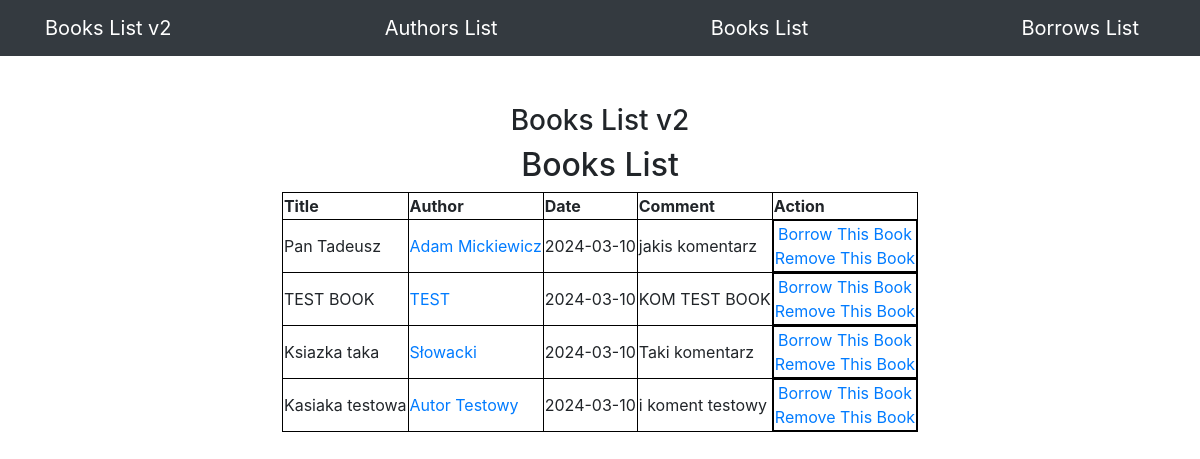
/books/, run on an earlier commit of the app's database.
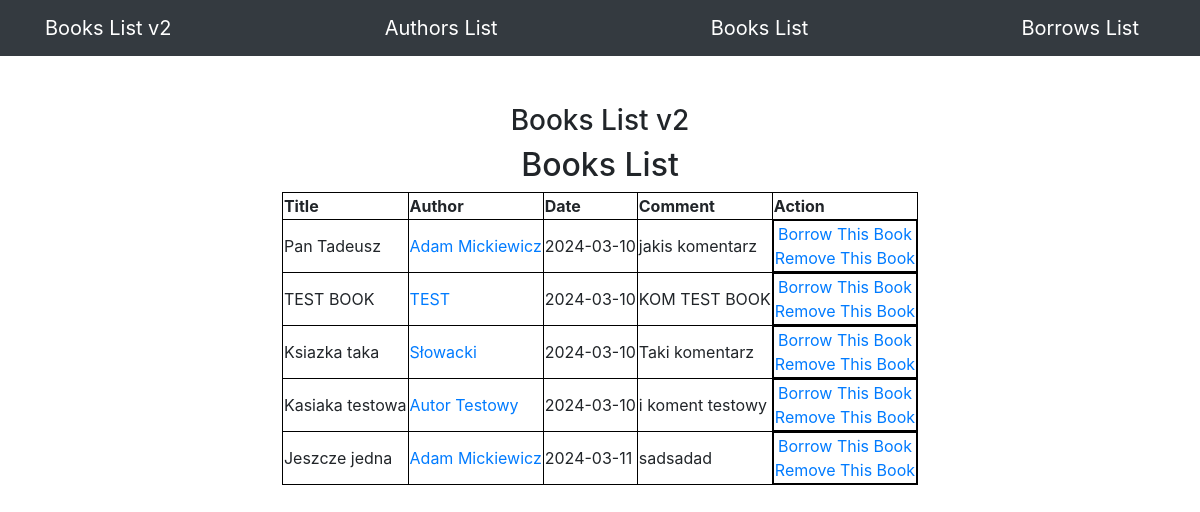
And on a later commit of the database.
### app/models.py (models this page shows, shortened)
class Book(db.Model):
    id = db.Column(db.Integer, primary_key=True)
    title = db.Column(db.String(100), index=True)
    date = db.Column(db.String(100), index=True, default=datetime.today().strftime('%Y-%m-%d'))
    comment = db.Column(db.String(100), index=True)
    author_id = db.Column(db.Integer, db.ForeignKey('author.id'))
    borrows = db.relationship("Borrow", back_populates="book")

class Author(db.Model):
    id = db.Column(db.Integer, primary_key=True)
    name = db.Column(db.String(100), index=True, unique=True)
    comment = db.Column(db.String(100), index=True)
    books = db.relationship("Book", backref="author")

### app/routes.py (the view)
@app.route('/books/', methods=["GET"])
def books_view():
    author_name = request.args.get('author')
    if author_name:
        author = Author.query.filter_by(name=author_name).first()
        if author:
            books = Book.query.filter_by(author_id=author.id).all()
        else:
            books = []
    else:
        books = Book.query.all()
        author = None
    return render_template("books.html", author=author, books=books)

### app/templates/books.html (shortened to what this page needs)
{% extends "base.html" %}
{% block content %}
<div class="d-flex flex-column justify-content-center align-items-center">
    <div class="col-lg-12 text-center">
        <h3 class="mt-5">Books List v2</h3>
        <h2>Books List</h2>
    </div>
    <table class="mb-5">
        <thead>
        <th>Title</th>
        <th>Author</th>
        <th>Date</th>
        <th>Comment</th>
        <th>Action</th>
        </thead>
        {% for book in books %}
        <tr>
            <td>{{ book.title }}</a></td>
            <td><a href="/books/?author={{ book.author.name }}">{{ book.author.name }}</a></td>
            <td>{{ book.date }}</td>
            <td>{{ book.comment }}</td>
            <td class="d-flex flex-column justify-content-center align-items-center">
                <a href="/addborrow/{{ loop.index }}">Borrow This Book</a>
                <a href="/removebook/{{ book.id }}">Remove This Book</a>
            </td>
        </tr>
        {% endfor %}
    </table>
</div>
{% endblock %}

### app/templates/base.html (shortened to what this page needs)
<!DOCTYPE html>
<html lang="en">
    <head>
        <link rel="stylesheet" href="https://cdn.jsdelivr.net/npm/bootstrap@4.4.1/dist/css/bootstrap.min.css">
    </head>
    <body>
        <nav class="navbar navbar-expand-lg navbar-dark bg-dark">
            <div class="container">
                <a class="navbar-brand" href="/">Books List v2</a>
                <a class="navbar-brand" href="/authors/">Authors List</a>
                <a class="navbar-brand" href="/books/">Books List</a>
                <a class="navbar-brand" href="/borrows/">Borrows List</a>
            </div>
        </nav>
        <div class="container d-flex flex-column justify-content-center align-items-center">
            {% block content %}
            {% endblock %}
        </div>
    </body>
</html>

### app/templates/base.html (style rules this page uses)
table, th, tr, td { border: 1px solid black; }

What changed in the data, as far as the page shows it:
added Book: title "Jeszcze jedna", author.name "Adam Mickiewicz", date "2024-03-11", comment "sadsadad"
